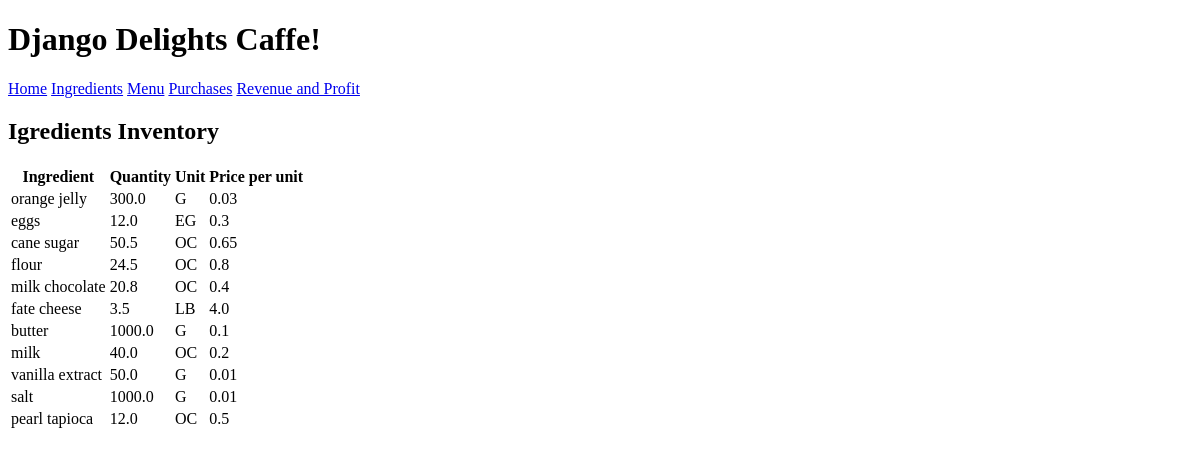
/ingredients/list, run on an earlier commit of the app's database.
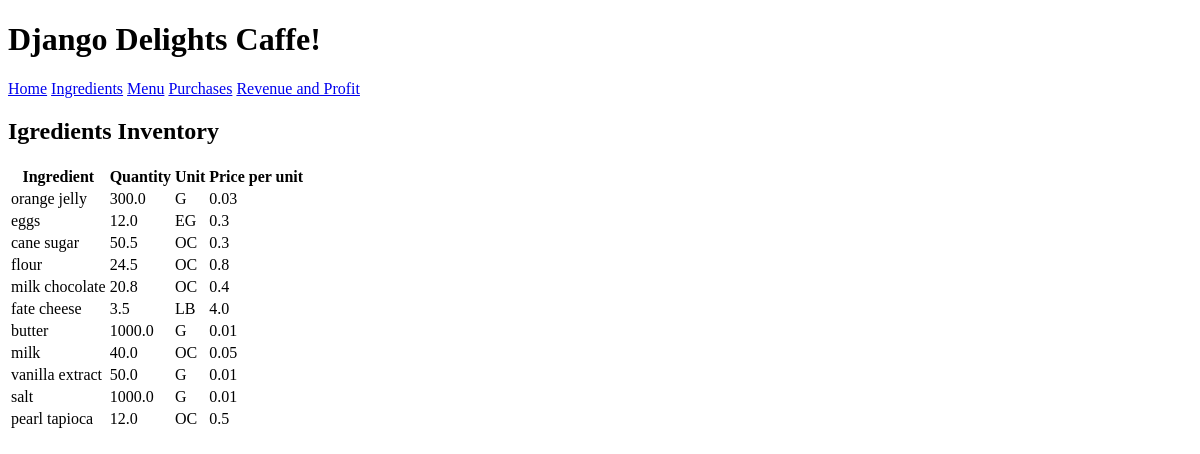
And on a later commit of the database.
### inventory/models.py (models this page shows, shortened)
class Ingredient(models.Model):
  OUNCE = "OC"
  LBS = "LB"
  GRAMS = "G"
  EGGS = "EG"
  OTHER = "OT"
  UNIT_TYPE_CHOICES = [
    (OUNCE, "ounces"),
    (LBS, "lbs"),
    (GRAMS, "grams"),
    (EGGS, "eggs"),
    (OTHER, "other")
  ]
  name = models.CharField(max_length=50)
  quantity = models.FloatField(default=0.0)
  unit = models.CharField(max_length=2, choices=UNIT_TYPE_CHOICES, default=OTHER)
  unit_price = models.FloatField(default=0.0)

### inventory/views.py (the view)
# urls.py: path('ingredients/list', views.IngredientView.as_view(), name="ingredients"),
class IngredientView(ListView):
    model = Ingredient
    template_name = "inventory/ingredients.html"
    def get_context_data(self):
       context = super().get_context_data()
       context["ingredients"] = Ingredient.objects.all()
       return context

### inventory/templates/inventory/ingredients.html
{% extends 'base.html' %} {% block content %}
<h2>Igredients Inventory</h2>
<table>
  <thead>
    <tr>
      <th>Ingredient</th>
      <th>Quantity</th>
      <th>Unit</th>
      <th>Price per unit</th>
    </tr>
  </thead>
  <tbody>
    {% for ingr in ingredients %}
    <tr>
      <td>{{ ingr.name }}</td>
      <td>{{ ingr.quantity }}</td>
      <td>{{ ingr.unit }}</td>
      <td>{{ ingr.unit_price }}</td>
    </tr>
    {% endfor %}
  </tbody>
</table>
{% endblock %}

What changed in the data, as far as the page shows it:
changed Ingredient "cane sugar": unit_price "0.65" → "0.3"
changed Ingredient "butter": unit_price "0.1" → "0.01"
changed Ingredient "milk": unit_price "0.2" → "0.05"
